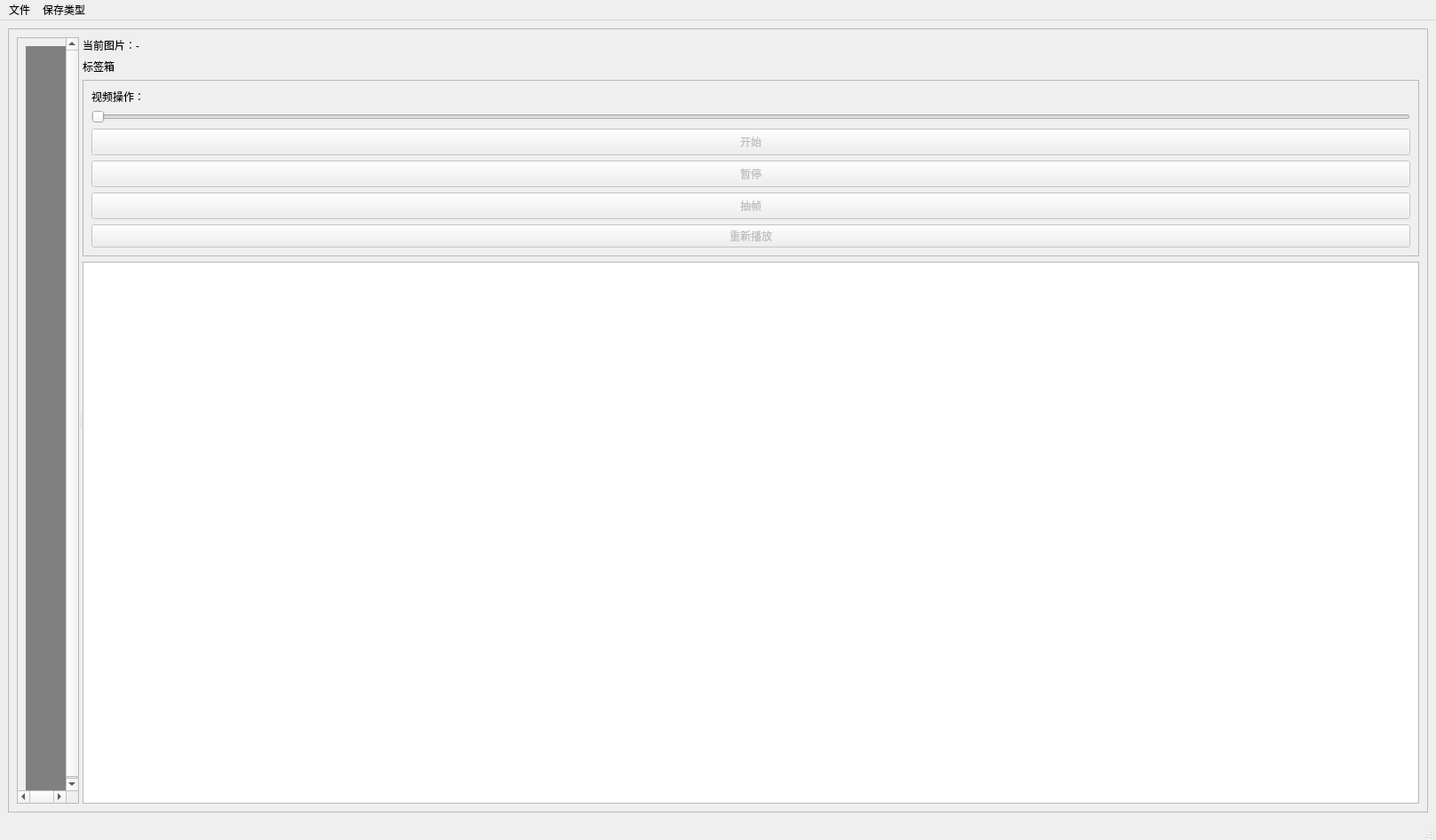
<?xml version="1.0" encoding="UTF-8"?>
<ui version="4.0">
 <class>MainWindow</class>
 <widget class="QMainWindow" name="MainWindow">
  <property name="geometry">
   <rect>
    <x>0</x>
    <y>0</y>
    <width>1618</width>
    <height>947</height>
   </rect>
  </property>
  <property name="windowTitle">
   <string>LabelQuick</string>
  </property>
  <property name="windowIcon">
   <iconset>
    <normaloff>../icons/logo.jpg</normaloff>../icons/logo.jpg</iconset>
  </property>
  <widget class="QWidget" name="centralwidget">
   <layout class="QHBoxLayout" name="horizontalLayout">
    <item>
     <widget class="QFrame" name="frame">
      <property name="frameShape">
       <enum>QFrame::StyledPanel</enum>
      </property>
      <property name="frameShadow">
       <enum>QFrame::Raised</enum>
      </property>
      <layout class="QHBoxLayout" name="horizontalLayout_2">
       <item>
        <widget class="QSplitter" name="splitter">
         <property name="orientation">
          <enum>Qt::Horizontal</enum>
         </property>
         <widget class="QScrollArea" name="scrollArea">
          <property name="minimumSize">
           <size>
            <width>0</width>
            <height>0</height>
           </size>
          </property>
          <property name="widgetResizable">
           <bool>true</bool>
          </property>
          <widget class="QWidget" name="scrollAreaWidgetContents">
           <property name="geometry">
            <rect>
             <x>0</x>
             <y>0</y>
             <width>1600</width>
             <height>850</height>
            </rect>
           </property>
           <property name="minimumSize">
            <size>
             <width>1600</width>
             <height>850</height>
            </size>
           </property>
           <widget class="QLabel" name="label_3">
            <property name="geometry">
             <rect>
              <x>9</x>
              <y>9</y>
              <width>2000</width>
              <height>1000</height>
             </rect>
            </property>
            <property name="styleSheet">
             <string notr="true">background: gray;</string>
            </property>
            <property name="text">
             <string/>
            </property>
           </widget>
           <widget class="QLabel" name="label_4">
            <property name="geometry">
             <rect>
              <x>10</x>
              <y>10</y>
              <width>2000</width>
              <height>1000</height>
             </rect>
            </property>
            <property name="mouseTracking">
             <bool>true</bool>
            </property>
            <property name="text">
             <string/>
            </property>
           </widget>
          </widget>
         </widget>
         <widget class="QWidget" name="layoutWidget">
          <layout class="QVBoxLayout" name="verticalLayout">
           <item>
            <widget class="QLabel" name="currentImageLabel">
             <property name="text">
              <string>当前图片：-</string>
             </property>
             <property name="wordWrap">
              <bool>true</bool>
             </property>
            </widget>
           </item>
           <item>
            <widget class="QLabel" name="label_2">
             <property name="text">
              <string>标签箱</string>
             </property>
            </widget>
           </item>
           <item>
            <widget class="QFrame" name="frame_2">
             <property name="minimumSize">
              <size>
               <width>0</width>
               <height>50</height>
              </size>
             </property>
             <property name="frameShape">
              <enum>QFrame::StyledPanel</enum>
             </property>
             <property name="frameShadow">
              <enum>QFrame::Raised</enum>
             </property>
             <layout class="QVBoxLayout" name="verticalLayout_2">
              <item>
               <widget class="QLabel" name="label_5">
                <property name="styleSheet">
                 <string notr="true">font: 75 11pt &quot;Arial&quot;;
</string>
                </property>
                <property name="text">
                 <string>视频操作：</string>
                </property>
                <property name="alignment">
                 <set>Qt::AlignLeading|Qt::AlignLeft|Qt::AlignTop</set>
                </property>
               </widget>
              </item>
              <item>
               <widget class="QSlider" name="horizontalSlider">
                <property name="enabled">
                 <bool>false</bool>
                </property>
                <property name="orientation">
                 <enum>Qt::Horizontal</enum>
                </property>
               </widget>
              </item>
              <item>
               <widget class="QPushButton" name="pushButton">
                <property name="enabled">
                 <bool>false</bool>
                </property>
                <property name="minimumSize">
                 <size>
                  <width>0</width>
                  <height>30</height>
                 </size>
                </property>
                <property name="text">
                 <string>开始</string>
                </property>
               </widget>
              </item>
              <item>
               <widget class="QPushButton" name="pushButton_2">
                <property name="enabled">
                 <bool>false</bool>
                </property>
                <property name="minimumSize">
                 <size>
                  <width>0</width>
                  <height>30</height>
                 </size>
                </property>
                <property name="text">
                 <string>暂停</string>
                </property>
               </widget>
              </item>
              <item>
               <widget class="QPushButton" name="pushButton_3">
                <property name="enabled">
                 <bool>false</bool>
                </property>
                <property name="minimumSize">
                 <size>
                  <width>0</width>
                  <height>30</height>
                 </size>
                </property>
                <property name="text">
                 <string>抽帧</string>
                </property>
               </widget>
              </item>
              <item>
               <widget class="QPushButton" name="pushButton_4">
                <property name="enabled">
                 <bool>false</bool>
                </property>
                <property name="text">
                 <string>重新播放</string>
                </property>
               </widget>
              </item>
             </layout>
            </widget>
           </item>
           <item>
            <widget class="QListWidget" name="listWidget"/>
           </item>
          </layout>
         </widget>
        </widget>
       </item>
      </layout>
     </widget>
    </item>
   </layout>
  </widget>
  <widget class="QMenuBar" name="menubar">
   <property name="geometry">
    <rect>
     <x>0</x>
     <y>0</y>
     <width>1618</width>
     <height>26</height>
    </rect>
   </property>
   <widget class="QMenu" name="menuFile">
    <property name="title">
     <string>文件</string>
    </property>
    <addaction name="actionOpen_Video"/>
    <addaction name="actionOpen_Dir"/>
    <addaction name="actionChange_Save_Dir"/>
    <addaction name="actionVideo_marking"/>
    <addaction name="actionNext_Image"/>
    <addaction name="actionPrev_Image"/>
    <addaction name="actionCreate_RectBox"/>
   </widget>
   <widget class="QMenu" name="menuSaveType">
    <property name="title">
     <string>保存类型</string>
    </property>
    <addaction name="actionSaveTypeYOLO"/>
    <addaction name="actionSaveTypeXML"/>
   </widget>
   <addaction name="menuFile"/>
   <addaction name="menuSaveType"/>
  </widget>
  <widget class="QStatusBar" name="statusbar"/>
  <action name="actionOpen_Dir">
   <property name="icon">
    <iconset>
     <normaloff>../icons/open.png</normaloff>../icons/open.png</iconset>
   </property>
   <property name="text">
    <string>Open Dir</string>
   </property>
   <property name="shortcut">
    <string>E</string>
   </property>
  </action>
  <action name="actionChange_Save_Dir">
   <property name="icon">
    <iconset>
     <normaloff>../icons/save.png</normaloff>../icons/save.png</iconset>
   </property>
   <property name="text">
    <string>Change Save Dir</string>
   </property>
   <property name="shortcut">
    <string>S</string>
   </property>
  </action>
  <action name="actionNext_Image">
   <property name="enabled">
    <bool>false</bool>
   </property>
   <property name="icon">
    <iconset>
     <normaloff>../icons/next.jpg</normaloff>../icons/next.jpg</iconset>
   </property>
   <property name="text">
    <string>Next Image</string>
   </property>
   <property name="shortcut">
    <string>D</string>
   </property>
  </action>
  <action name="actionPrev_Image">
   <property name="enabled">
    <bool>false</bool>
   </property>
   <property name="icon">
    <iconset>
     <normaloff>../icons/prev.jpg</normaloff>../icons/prev.jpg</iconset>
   </property>
   <property name="text">
    <string>Prev Image</string>
   </property>
   <property name="shortcut">
    <string>A</string>
   </property>
  </action>
  <action name="actionCreate_RectBox">
   <property name="enabled">
    <bool>false</bool>
   </property>
   <property name="icon">
    <iconset>
     <normaloff>../icons/create.png</normaloff>../icons/create.png</iconset>
   </property>
   <property name="text">
    <string>Create RectBox</string>
   </property>
   <property name="shortcut">
    <string>W</string>
   </property>
  </action>
  <action name="actionOpen_Video">
   <property name="icon">
    <iconset>
     <normaloff>../icons/video.png</normaloff>../icons/video.png</iconset>
   </property>
   <property name="text">
    <string>Open Video</string>
   </property>
   <property name="shortcut">
    <string>V</string>
   </property>
  </action>
  <action name="actionVideo_marking">
   <property name="icon">
    <iconset>
     <normaloff>../icons/Video marking.png</normaloff>../icons/Video marking.png</iconset>
   </property>
   <property name="text">
    <string>Video marking</string>
   </property>
   <property name="shortcut">
    <string>M</string>
   </property>
  </action>
  <action name="actionSaveTypeYOLO">
   <property name="checkable">
    <bool>true</bool>
   </property>
   <property name="text">
    <string>YOLO</string>
   </property>
  </action>
  <action name="actionSaveTypeXML">
   <property name="checkable">
    <bool>true</bool>
   </property>
   <property name="text">
    <string>XML</string>
   </property>
  </action>
 </widget>
 <resources/>
 <connections/>
</ui>
